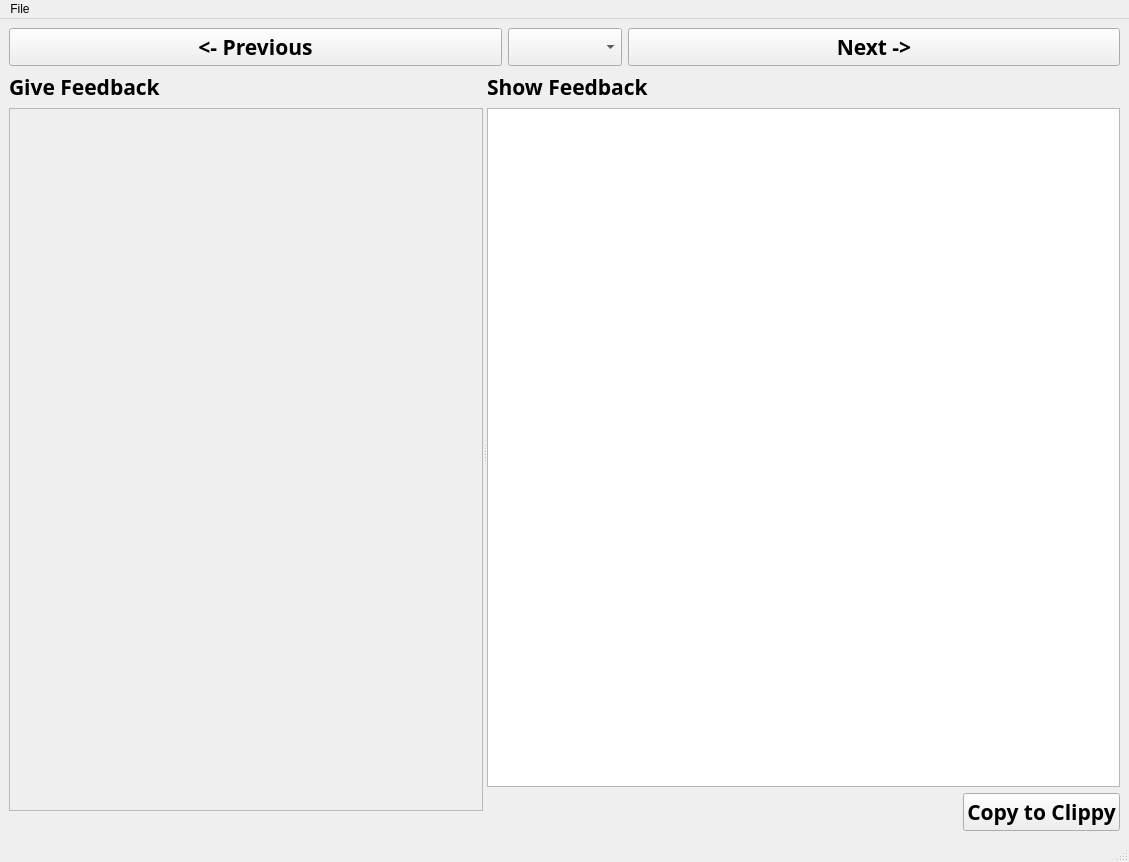
<?xml version="1.0" encoding="UTF-8"?>
<ui version="4.0">
 <class>MainWindow</class>
 <widget class="QMainWindow" name="MainWindow">
  <property name="geometry">
   <rect>
    <x>0</x>
    <y>0</y>
    <width>1129</width>
    <height>862</height>
   </rect>
  </property>
  <property name="windowTitle">
   <string>Feat</string>
  </property>
  <widget class="QWidget" name="centralwidget">
   <layout class="QGridLayout" name="gridLayout">
    <item row="0" column="0">
     <layout class="QHBoxLayout" name="horizontalLayout">
      <property name="spacing">
       <number>6</number>
      </property>
      <property name="sizeConstraint">
       <enum>QLayout::SetDefaultConstraint</enum>
      </property>
      <item>
       <widget class="QPushButton" name="PreviousButton">
        <property name="font">
         <font>
          <family>Agency FB</family>
          <pointsize>16</pointsize>
          <weight>75</weight>
          <bold>true</bold>
         </font>
        </property>
        <property name="text">
         <string>&lt;- Previous</string>
        </property>
       </widget>
      </item>
      <item>
       <widget class="QComboBox" name="student_comboBox">
        <property name="sizePolicy">
         <sizepolicy hsizetype="Maximum" vsizetype="Fixed">
          <horstretch>0</horstretch>
          <verstretch>0</verstretch>
         </sizepolicy>
        </property>
        <property name="minimumSize">
         <size>
          <width>0</width>
          <height>0</height>
         </size>
        </property>
        <property name="font">
         <font>
          <family>Agency FB</family>
          <pointsize>16</pointsize>
          <weight>75</weight>
          <bold>true</bold>
         </font>
        </property>
        <property name="insertPolicy">
         <enum>QComboBox::InsertAtBottom</enum>
        </property>
        <property name="sizeAdjustPolicy">
         <enum>QComboBox::AdjustToContents</enum>
        </property>
       </widget>
      </item>
      <item>
       <widget class="QPushButton" name="NextButton">
        <property name="font">
         <font>
          <family>Agency FB</family>
          <pointsize>16</pointsize>
          <weight>75</weight>
          <bold>true</bold>
         </font>
        </property>
        <property name="text">
         <string>Next -&gt;</string>
        </property>
       </widget>
      </item>
     </layout>
    </item>
    <item row="2" column="0">
     <widget class="QSplitter" name="splitter">
      <property name="orientation">
       <enum>Qt::Horizontal</enum>
      </property>
      <widget class="QWidget" name="layoutWidget">
       <layout class="QVBoxLayout" name="verticalLayout_2">
        <item>
         <layout class="QVBoxLayout" name="verticalLayout_3">
          <item>
           <layout class="QHBoxLayout" name="horizontalLayout_4">
            <item>
             <widget class="QLabel" name="label">
              <property name="sizePolicy">
               <sizepolicy hsizetype="Fixed" vsizetype="Fixed">
                <horstretch>0</horstretch>
                <verstretch>0</verstretch>
               </sizepolicy>
              </property>
              <property name="font">
               <font>
                <family>Agency FB</family>
                <pointsize>16</pointsize>
                <weight>75</weight>
                <bold>true</bold>
               </font>
              </property>
              <property name="text">
               <string>Give Feedback</string>
              </property>
             </widget>
            </item>
            <item>
             <spacer name="horizontalSpacer">
              <property name="orientation">
               <enum>Qt::Horizontal</enum>
              </property>
              <property name="sizeType">
               <enum>QSizePolicy::MinimumExpanding</enum>
              </property>
              <property name="sizeHint" stdset="0">
               <size>
                <width>40</width>
                <height>20</height>
               </size>
              </property>
             </spacer>
            </item>
           </layout>
          </item>
          <item>
           <widget class="QScrollArea" name="scrollArea">
            <property name="widgetResizable">
             <bool>true</bool>
            </property>
            <widget class="QWidget" name="scrollAreaWidgetContents">
             <property name="geometry">
              <rect>
               <x>0</x>
               <y>0</y>
               <width>383</width>
               <height>325</height>
              </rect>
             </property>
             <layout class="QGridLayout" name="gridLayout_2">
              <item row="0" column="0">
               <layout class="QVBoxLayout" name="vbox"/>
              </item>
             </layout>
            </widget>
           </widget>
          </item>
          <item>
           <spacer name="horizontalSpacer_2">
            <property name="orientation">
             <enum>Qt::Horizontal</enum>
            </property>
            <property name="sizeHint" stdset="0">
             <size>
              <width>40</width>
              <height>20</height>
             </size>
            </property>
           </spacer>
          </item>
          <item>
           <layout class="QVBoxLayout" name="vbox_old">
            <property name="sizeConstraint">
             <enum>QLayout::SetNoConstraint</enum>
            </property>
           </layout>
          </item>
         </layout>
        </item>
       </layout>
      </widget>
      <widget class="QWidget" name="layoutWidget">
       <layout class="QVBoxLayout" name="verticalLayout_4">
        <item>
         <layout class="QHBoxLayout" name="horizontalLayout_3">
          <item>
           <widget class="QLabel" name="label_2">
            <property name="sizePolicy">
             <sizepolicy hsizetype="Fixed" vsizetype="Fixed">
              <horstretch>0</horstretch>
              <verstretch>0</verstretch>
             </sizepolicy>
            </property>
            <property name="font">
             <font>
              <family>Agency FB</family>
              <pointsize>16</pointsize>
              <weight>75</weight>
              <bold>true</bold>
             </font>
            </property>
            <property name="text">
             <string>Show Feedback</string>
            </property>
           </widget>
          </item>
          <item>
           <spacer name="horizontalSpacer_3">
            <property name="orientation">
             <enum>Qt::Horizontal</enum>
            </property>
            <property name="sizeHint" stdset="0">
             <size>
              <width>40</width>
              <height>20</height>
             </size>
            </property>
           </spacer>
          </item>
         </layout>
        </item>
        <item>
         <widget class="QTextEdit" name="read_only"/>
        </item>
        <item>
         <layout class="QHBoxLayout" name="horizontalLayout_5">
          <item>
           <spacer name="horizontalSpacer_4">
            <property name="orientation">
             <enum>Qt::Horizontal</enum>
            </property>
            <property name="sizeHint" stdset="0">
             <size>
              <width>40</width>
              <height>20</height>
             </size>
            </property>
           </spacer>
          </item>
          <item>
           <widget class="QPushButton" name="copy_button">
            <property name="sizePolicy">
             <sizepolicy hsizetype="Fixed" vsizetype="Fixed">
              <horstretch>0</horstretch>
              <verstretch>0</verstretch>
             </sizepolicy>
            </property>
            <property name="maximumSize">
             <size>
              <width>167</width>
              <height>16777215</height>
             </size>
            </property>
            <property name="font">
             <font>
              <family>Agency FB</family>
              <pointsize>16</pointsize>
              <weight>75</weight>
              <bold>true</bold>
             </font>
            </property>
            <property name="text">
             <string>Copy to Clippy</string>
            </property>
           </widget>
          </item>
         </layout>
        </item>
       </layout>
      </widget>
     </widget>
    </item>
   </layout>
  </widget>
  <widget class="QMenuBar" name="menubar">
   <property name="geometry">
    <rect>
     <x>0</x>
     <y>0</y>
     <width>1129</width>
     <height>21</height>
    </rect>
   </property>
   <widget class="QMenu" name="menuFile">
    <property name="title">
     <string>File</string>
    </property>
    <addaction name="actionOpen"/>
    <addaction name="actionNew"/>
    <addaction name="actionSave"/>
   </widget>
   <addaction name="menuFile"/>
  </widget>
  <widget class="QStatusBar" name="statusbar"/>
  <action name="actionOpen">
   <property name="text">
    <string>Open</string>
   </property>
  </action>
  <action name="actionNew">
   <property name="text">
    <string>New</string>
   </property>
  </action>
  <action name="actionSave">
   <property name="text">
    <string>Save</string>
   </property>
  </action>
 </widget>
 <resources/>
 <connections/>
</ui>
